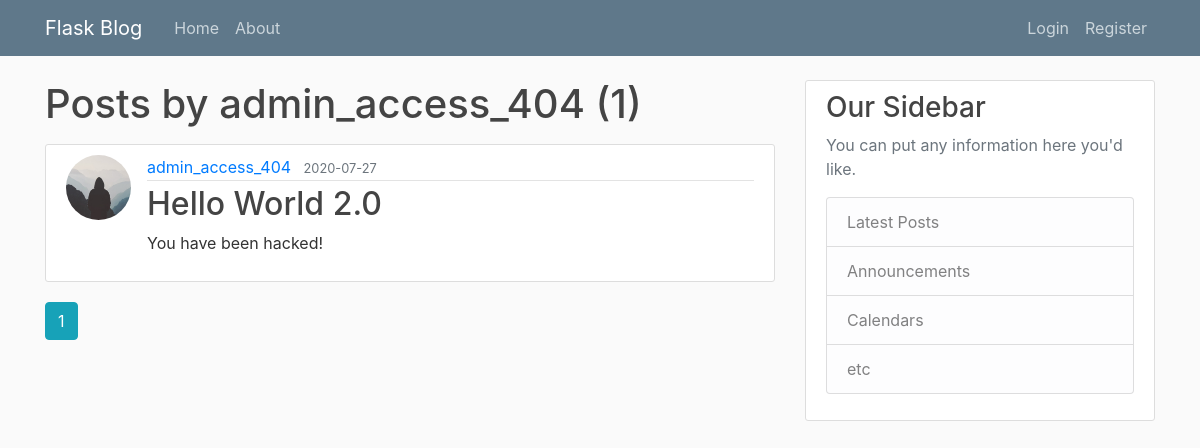
Screenshot of /user/admin_access_404 with the database file from the repository.
### flaskblog/models.py (models this page shows, shortened)
class User(db.Model, UserMixin):
    id = db.Column(db.Integer, primary_key=True, nullable=False)
    username = db.Column(db.String(20), unique=True, nullable=False)
    email = db.Column(db.String(120), unique=True, nullable=False)
    image_file = db.Column(db.String(20), nullable=False, default='default.jpg')
    password = db.Column(db.String(60), nullable=False)
    posts = db.relationship('Post', backref='author', lazy=True)

class Post(db.Model):
    id = db.Column(db.Integer, primary_key=True, nullable=False)
    title = db.Column(db.String(100), nullable=False)
    date_posted = db.Column(db.DateTime, nullable=False, default=datetime.utcnow)
    content = db.Column(db.Text, nullable=False)
    user_id = db.Column(db.Integer, db.ForeignKey('user.id'), nullable=False)

### flaskblog/users/routes.py (the view)
@users.route("/user/<string:username>")
def user_posts(username):
    page = request.args.get('page', 1, type=int)
    user = User.query.filter_by(username=username).first_or_404()
    posts = Post.query.filter_by(author=user)\
        .order_by(Post.date_posted.desc())\
        .paginate(page=page, per_page=5)
    return render_template("user_posts.html", posts=posts, user=user)

### flaskblog/templates/user_posts.html
{% extends "layout.html" %}
{% block content %}
    <h1 class="mb-3">Posts by {{ user.username }} ({{ posts.total }})</h1>
    {% for post in posts.items %}
        <article class="media content-section">
            <img src="{{ url_for('static', filename='profile_pics/' + post.author.image_file) }}" class="rounded-circle article-img" alt="">
            <div class="media-body">
            <div class="article-metadata">
                <a class="mr-2" href="{{ url_for('users.user_posts', username=post.author.username) }}">{{ post.author.username }}</a>
                <small class="text-muted">{{ post.date_posted.strftime('%Y-%m-%d') }}</small>
            </div>
            <h2><a class="article-title" href="{{ url_for('posts.post', post_id=post.id) }}">{{ post.title }}</a></h2>
            <p class="article-content">{{ post.content }}</p>
            </div>
        </article>
    {% endfor %}
    {% for page_num in posts.iter_pages(left_edge=1, right_edge=1, left_current=1, right_current=2) %}
        {% if page_num %}
            {% if posts.page == page_num %}
                <a class="btn btn-info mb-4" href="{{ url_for('users.user_posts', username=user.username, page=page_num) }}">{{ page_num }}</a>
            {% else %}
                <a class="btn btn-outline-info mb-4" href="{{ url_for('users.user_posts', username=user.username, page=page_num) }}">{{ page_num }}</a>
            {% endif %}
        {% else %}
            ...
        {% endif %}
    {% endfor %}
{% endblock content %}

### flaskblog/static/main.css (style rules this page uses)
body { background: #fafafa; color: #333333; margin-top: 5rem; }
h1, h2, h3, h4, h5, h6 { color: #444444; }
.content-section { background: #ffffff; padding: 10px 20px; border: 1px solid #dddddd; border-radius: 3px; margin-bottom: 20px; }
.article-title { color: #444444; }
.article-content { white-space: pre-line; }
.article-img { height: 65px; width: 65px; margin-right: 16px; }
.article-metadata { padding-bottom: 1px; margin-bottom: 4px; border-bottom: 1px solid #e3e3e3 }

### rows the page displays
User: username "admin_access_404"
Post: image_file (placeholder picture), author.username "admin_access_404", date_posted "2020-07-27", title "Hello World 2.0", content "You have been hacked!"

### other values shown
{{ posts.total }} "1"
{{ page_num }} "1"
